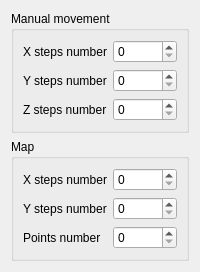
       <widget class="QWidget" name="motorTab">
        <attribute name="title">
         <string>Motors</string>
        </attribute>
        <layout class="QVBoxLayout" name="verticalLayout_7">
         <item>
          <widget class="QGroupBox" name="groupBox_2">
           <property name="title">
            <string>Manual movement</string>
           </property>
           <layout class="QFormLayout" name="formLayout">
            <item row="0" column="0">
             <widget class="QLabel" name="label_39">
              <property name="text">
               <string>X steps number</string>
              </property>
             </widget>
            </item>
            <item row="0" column="1">
             <widget class="QSpinBox" name="xStepNumNum"/>
            </item>
            <item row="1" column="0">
             <widget class="QLabel" name="label_40">
              <property name="text">
               <string>Y steps number</string>
              </property>
             </widget>
            </item>
            <item row="1" column="1">
             <widget class="QSpinBox" name="yStepNumNum"/>
            </item>
            <item row="2" column="0">
             <widget class="QLabel" name="label_41">
              <property name="text">
               <string>Z steps number</string>
              </property>
             </widget>
            </item>
            <item row="2" column="1">
             <widget class="QSpinBox" name="zStepNumNum"/>
            </item>
           </layout>
          </widget>
         </item>
         <item>
          <widget class="QGroupBox" name="groupBox">
           <property name="title">
            <string>Map</string>
           </property>
           <layout class="QFormLayout" name="formLayout_2">
            <item row="0" column="0">
             <widget class="QLabel" name="label_36">
              <property name="text">
               <string>X steps number</string>
              </property>
             </widget>
            </item>
            <item row="0" column="1">
             <widget class="QSpinBox" name="xStepNumMapNum"/>
            </item>
            <item row="1" column="0">
             <widget class="QLabel" name="label_37">
              <property name="text">
               <string>Y steps number</string>
              </property>
             </widget>
            </item>
            <item row="1" column="1">
             <widget class="QSpinBox" name="yStepNumMapNum"/>
            </item>
            <item row="2" column="0">
             <widget class="QLabel" name="label_38">
              <property name="text">
               <string>Points number</string>
              </property>
             </widget>
            </item>
            <item row="2" column="1">
             <widget class="QSpinBox" name="ptNumMapNum"/>
            </item>
           </layout>
          </widget>
         </item>
        </layout>
       </widget>
